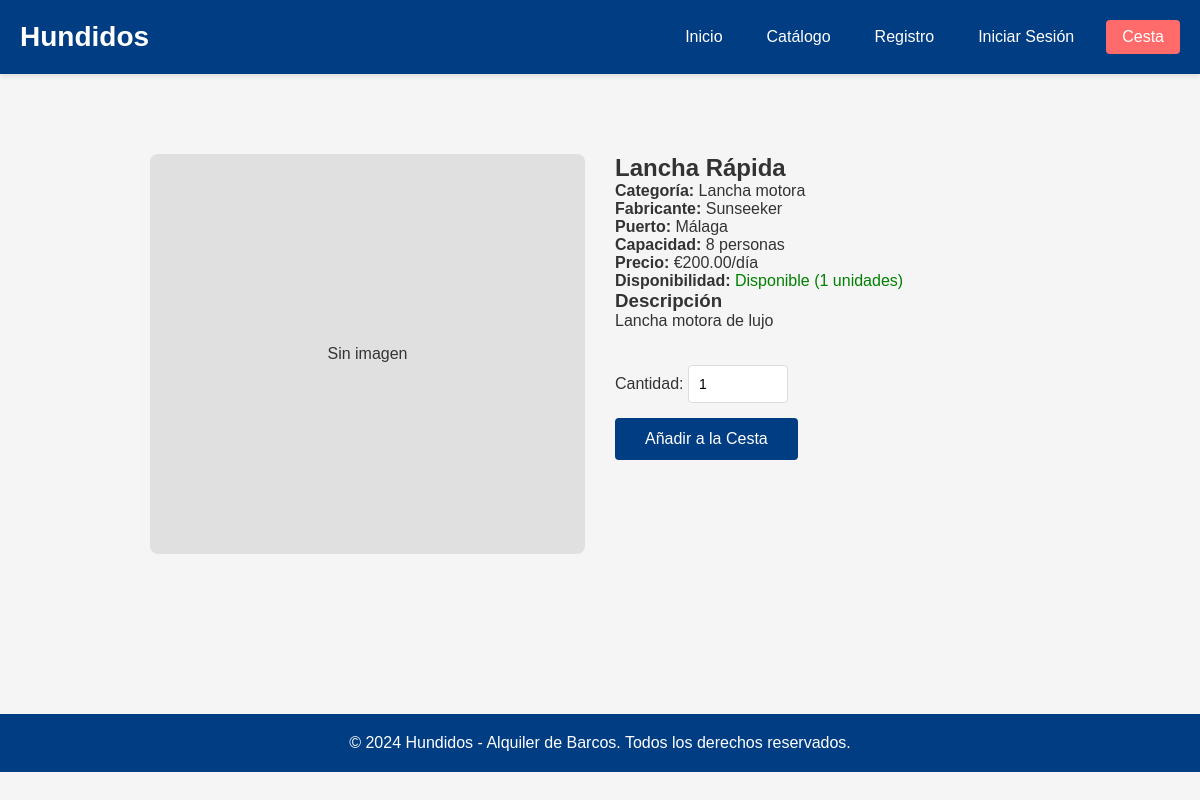
The page /barcos/2/ on the database its author committed.
### catalog/models.py (models this page shows, shortened)
class Barco(models.Model):
    nombre = models.CharField(max_length=120)
    categoria = models.ForeignKey(Categoria, on_delete=models.PROTECT)
    puerto = models.ForeignKey(Puerto, on_delete=models.PROTECT)
    fabricante = models.ForeignKey(Fabricante, on_delete=models.PROTECT)
    precio_dia = models.DecimalField(max_digits=8, decimal_places=2)
    capacidad = models.PositiveIntegerField()
    imagen = models.ImageField(upload_to='barcos/', blank=True, null=True)
    descripcion = models.TextField(blank=True)
    disponible = models.BooleanField(default=True)
    cantidad_disponible = models.PositiveIntegerField(default=1)
    created_at = models.DateTimeField(auto_now_add=True)
    updated_at = models.DateTimeField(auto_now=True)
    class Meta:
        ordering = ['-created_at']

class Categoria(models.Model):
    nombre = models.CharField(max_length=120, unique=True)
    descripcion = models.TextField(blank=True)
    class Meta:
        ordering = ['nombre']

class Fabricante(models.Model):
    nombre = models.CharField(max_length=120, unique=True)
    pais = models.CharField(max_length=120, blank=True)
    class Meta:
        ordering = ['nombre']

class Puerto(models.Model):
    nombre = models.CharField(max_length=120, unique=True)
    ubicacion = models.CharField(max_length=255, blank=True)
    class Meta:
        ordering = ['nombre']

### catalog/views.py (the view)
# urls.py: path('<int:id>/', views.BarcoDetailView.as_view(), name='barco_detail'),
class BarcoDetailView(View):
    def get(self, request, id):
        barco = get_object_or_404(Barco, id=id)
        return render(request, 'catalog/detail.html', {'barco': barco})

### templates/catalog/detail.html (shortened to what this page needs)
{% extends 'base.html' %}
{% block content %}
<div style="max-width: 900px; margin: 40px auto;">
    <div style="display: grid; grid-template-columns: 1fr 1fr; gap: 30px;">
        <div>
            {% if barco.imagen %}
                <img src="{{ barco.imagen.url }}" alt="{{ barco.nombre }}" style="width: 100%; border-radius: 8px;">
            {% else %}
                <div style="width: 100%; height: 400px; background-color: #e0e0e0; display: flex; align-items: center; justify-content: center; border-radius: 8px;">
                    <span>Sin imagen</span>
                </div>
            {% endif %}
        </div>
        <div>
            <h2>{{ barco.nombre }}</h2>
            <p><strong>Categoría:</strong> {{ barco.categoria.nombre }}</p>
            <p><strong>Fabricante:</strong> {{ barco.fabricante.nombre }}</p>
            <p><strong>Puerto:</strong> {{ barco.puerto.nombre }}</p>
            <p><strong>Capacidad:</strong> {{ barco.capacidad }} personas</p>
            <p><strong>Precio:</strong> €{{ barco.precio_dia }}/día</p>
            <p><strong>Disponibilidad:</strong> {% if barco.disponible %}<span style="color: green;">Disponible ({{ barco.cantidad_disponible }} unidades)</span>{% else %}<span style="color: red;">No disponible</span>{% endif %}</p>
            {% if barco.descripcion %}
                <h3>Descripción</h3>
                <p>{{ barco.descripcion }}</p>
            {% endif %}
            {% if barco.disponible %}
                <form method="post" action="{% url 'cart:add' %}" style="margin-top: 30px;">
                    <div style="margin-bottom: 15px;">
                        <label for="cantidad">Cantidad:</label>
                        <input type="number" id="cantidad" name="cantidad" value="1" min="1" max="{{ barco.cantidad_disponible }}" style="width: 100px;">
                    </div>
                    <button type="submit" class="btn" style="padding: 12px 30px; font-size: 16px;">Añadir a la Cesta</button>
                </form>
            {% else %}
                <button class="btn" disabled style="padding: 12px 30px; font-size: 16px; opacity: 0.5; cursor: not-allowed; margin-top: 30px;">No Disponible</button>
            {% endif %}
        </div>
    </div>
</div>
{% endblock %}

### templates/base.html (style rules this page uses)
* { margin: 0; padding: 0; box-sizing: border-box; }
body { font-family: Arial, sans-serif; background-color: #f5f5f5; color: #333; }
.btn { display: inline-block; padding: 10px 20px; background-color: #003d82; color: white; text-decoration: none; border-radius: 4px; border: none; cursor: pointer; transition: background-color 0.3s; }

### templates/catalog/detail.html (style rules this page uses)
input[type="text"], input[type="email"], input[type="password"], input[type="number"], textarea, select { padding: 10px; border: 1px solid #ddd; border-radius: 4px; font-size: 14px; margin-top: 5px; }

### rows shown on the page
Barco: nombre "Lancha Rápida", categoria.nombre "Lancha motora", fabricante.nombre "Sunseeker", puerto.nombre "Málaga", capacidad "8", precio_dia "200.00", cantidad_disponible "1", descripcion "Lancha motora de lujo", cantidad "1"
